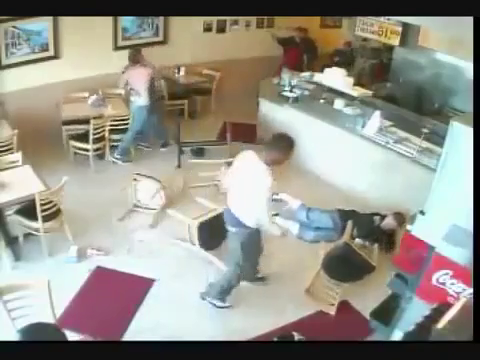
#> input picture frame 6 of dataset/fight/fi030.mp4, 480 x 360 px, given in place of big_buck_bunny_720p_1mb.mp4, which was not available
$ python pool_testing.py
#> lines starting #> are read from the running program, lines starting #| are printed output that depends on the picture; pictures that were not available may be replaced by others from this repository, and a replacement may not be noted
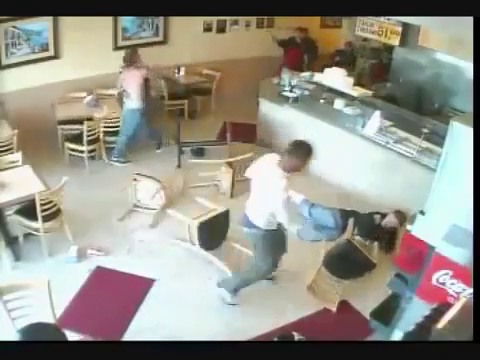
#> input picture frame 9 of dataset/fight/fi030.mp4, 480 x 360 px, given in place of big_buck_bunny_720p_1mb.mp4, which was not available
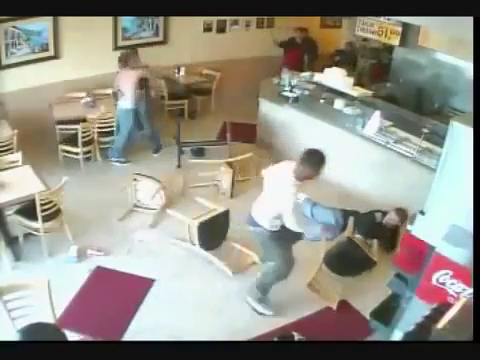
#> input picture frame 11 of dataset/fight/fi030.mp4, 480 x 360 px, given in place of big_buck_bunny_720p_1mb.mp4, which was not available
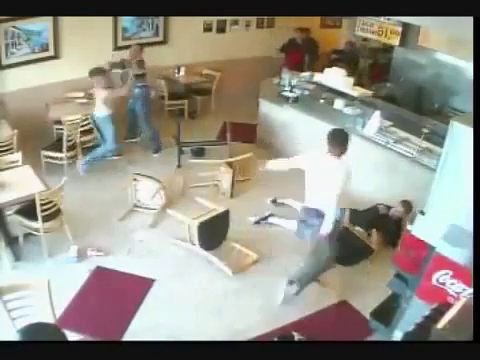
#> input picture frame 18 of dataset/fight/fi030.mp4, 480 x 360 px, given in place of big_buck_bunny_720p_1mb.mp4, which was not available
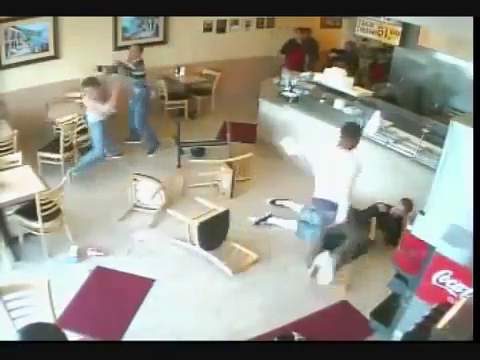
#> input picture frame 20 of dataset/fight/fi030.mp4, 480 x 360 px, given in place of big_buck_bunny_720p_1mb.mp4, which was not available
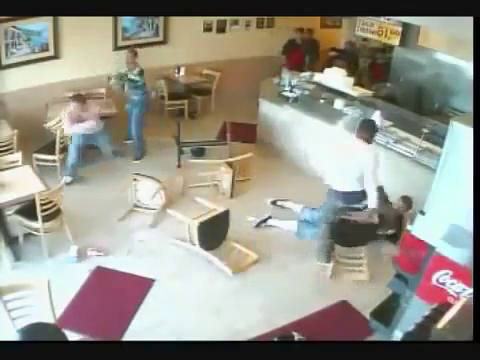
#> input picture frame 24 of dataset/fight/fi030.mp4, 480 x 360 px, given in place of big_buck_bunny_720p_1mb.mp4, which was not available
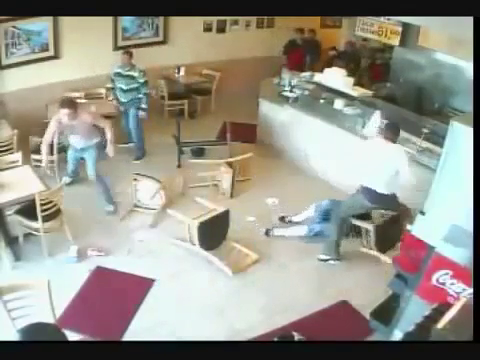
#> input picture frame 32 of dataset/fight/fi030.mp4, 480 x 360 px, given in place of big_buck_bunny_720p_1mb.mp4, which was not available
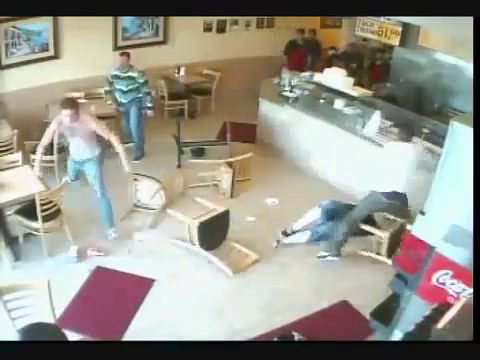
#> input picture frame 35 of dataset/fight/fi030.mp4, 480 x 360 px, given in place of big_buck_bunny_720p_1mb.mp4, which was not available
import multiprocessing
import time
import cv2


def process_frame(args):
    frame, callback = args

    # Process the frame here
    processed_frame = frame * 2

    time.sleep(2)

    # Use the callback to yield the result
    callback(processed_frame)


def worker_callback(result):
    print("Received result:", len(result))


class OpenCVVideoCapture:
    def __init__(self):
        self.cap = cv2.VideoCapture("https://sample-videos.com/video123/mp4/720/big_buck_bunny_720p_1mb.mp4")
        self.fps = int(self.cap.get(cv2.CAP_PROP_FPS))
        self.total_frames = int(self.cap.get(cv2.CAP_PROP_FRAME_COUNT))

    def __enter__(self):
        """Enter the context (used with 'with' statement)."""
        return self

    def __exit__(self, exc_type, exc_value, traceback):
        """Exit the context (used with 'with' statement)."""
        self.cap.release()

    def get_frame(self):
        """Generator function to yield frames from the input video."""
        while True:
            ret, frm = self.cap.read()
            if not ret:
                break
            yield frm


if __name__ == "__main__":
    # Create a multiprocessing-files pool
    pool = multiprocessing.Pool()

    with OpenCVVideoCapture() as video_capture:
        # Prepare iterable for frames and callback
        frame_iterator = video_capture.get_frame()
        args_list = [(next(frame_iterator), worker_callback) for _ in range(video_capture.total_frames)]

        # Use the pool to map the process_frame function to the iterable
        pool.map(process_frame, args_list)

    # Close the pool to free up resources
    pool.close()

    # Wait for all worker processes to finish
    pool.join()

$ run again, starting later in the video
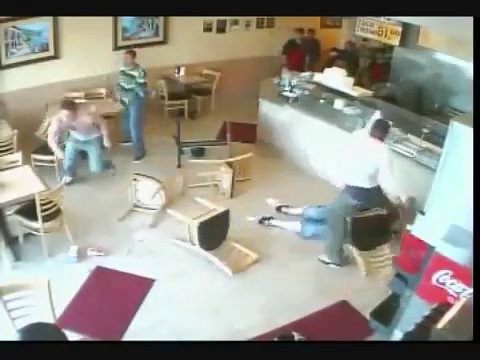
#> input picture frame 28 of dataset/fight/fi030.mp4, 480 x 360 px, given in place of big_buck_bunny_720p_1mb.mp4, which was not available
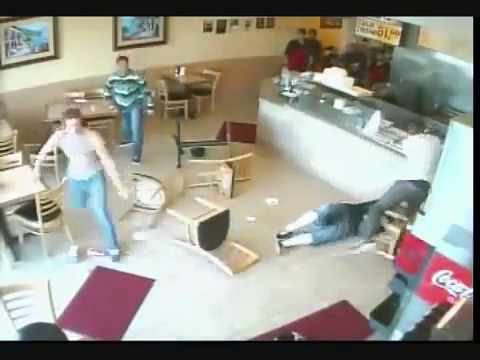
#> input picture frame 39 of dataset/fight/fi030.mp4, 480 x 360 px, given in place of big_buck_bunny_720p_1mb.mp4, which was not available
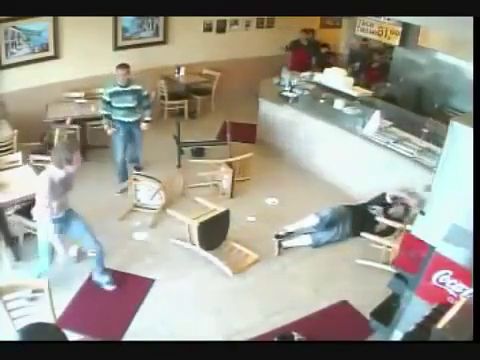
#> input picture frame 57 of dataset/fight/fi030.mp4, 480 x 360 px, given in place of big_buck_bunny_720p_1mb.mp4, which was not available
